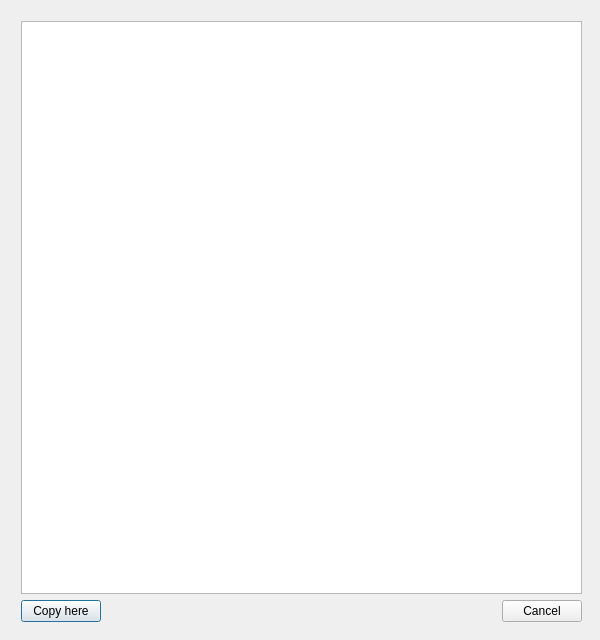
<?xml version="1.0" encoding="UTF-8"?>
<ui version="4.0">
 <class>copyDialog</class>
 <widget class="QDialog" name="copyDialog">
  <property name="geometry">
   <rect>
    <x>0</x>
    <y>0</y>
    <width>600</width>
    <height>640</height>
   </rect>
  </property>
  <property name="sizePolicy">
   <sizepolicy hsizetype="Fixed" vsizetype="Fixed">
    <horstretch>0</horstretch>
    <verstretch>0</verstretch>
   </sizepolicy>
  </property>
  <property name="windowTitle">
   <string>Copy to</string>
  </property>
  <widget class="QWidget" name="layoutWidget">
   <property name="geometry">
    <rect>
     <x>21</x>
     <y>21</y>
     <width>561</width>
     <height>601</height>
    </rect>
   </property>
   <layout class="QVBoxLayout" name="verticalLayout">
    <item>
     <widget class="QListView" name="listView_copyDialog"/>
    </item>
    <item>
     <layout class="QHBoxLayout" name="horizontalLayout">
      <item>
       <widget class="QPushButton" name="copyButton_copyDialog">
        <property name="text">
         <string>Copy here</string>
        </property>
       </widget>
      </item>
      <item>
       <spacer name="horizontalSpacer">
        <property name="orientation">
         <enum>Qt::Horizontal</enum>
        </property>
        <property name="sizeHint" stdset="0">
         <size>
          <width>40</width>
          <height>20</height>
         </size>
        </property>
       </spacer>
      </item>
      <item>
       <widget class="QPushButton" name="cancelButton_copyDialog">
        <property name="text">
         <string>Cancel</string>
        </property>
       </widget>
      </item>
     </layout>
    </item>
   </layout>
  </widget>
 </widget>
 <resources/>
 <connections/>
</ui>
